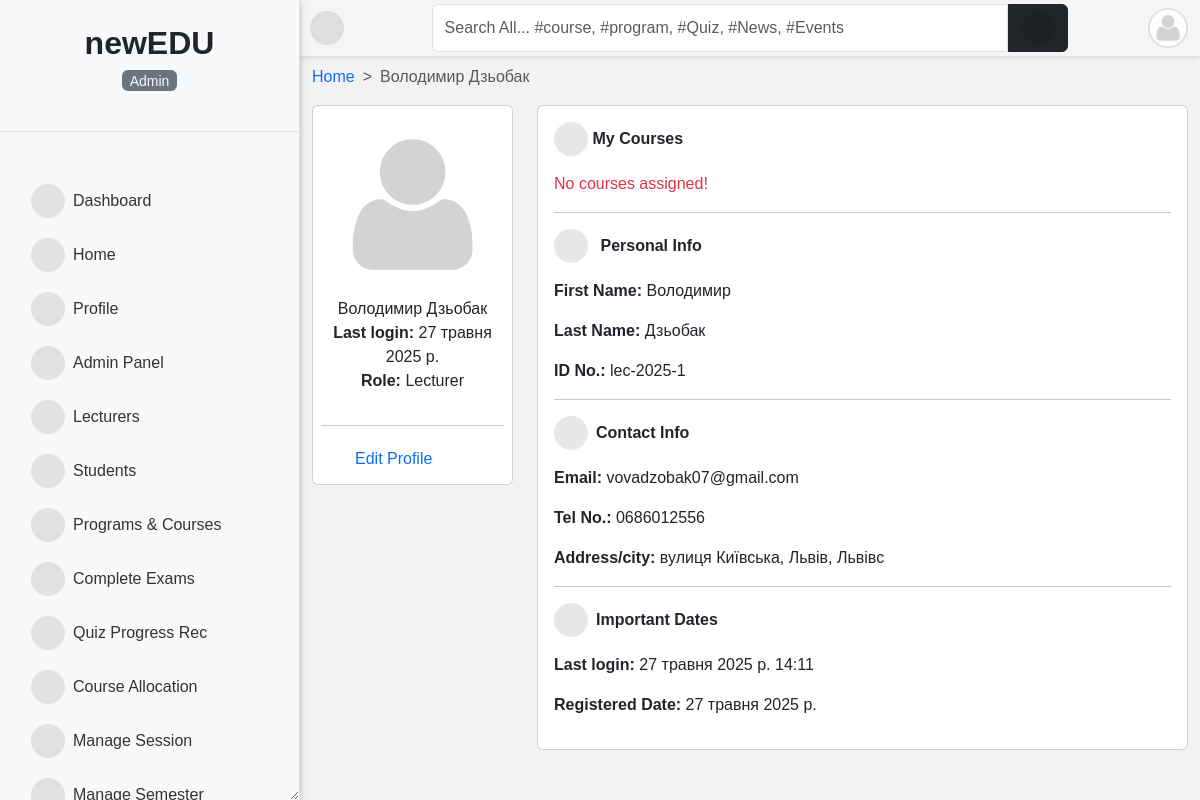
Screenshot of /uk/accounts/profile/37/detail/ (signed in) with the database file from the repository.
### accounts/models.py (models this page shows, shortened)
class User(AbstractUser):
    is_student = models.BooleanField(default=False)
    is_lecturer = models.BooleanField(default=False)
    is_parent = models.BooleanField(default=False)
    is_dep_head = models.BooleanField(default=False)
    gender = models.CharField(max_length=1, choices=GENDERS, blank=True, null=True)
    phone = models.CharField(max_length=60, blank=True, null=True)
    address = models.CharField(max_length=60, blank=True, null=True)
    picture = models.ImageField(
        upload_to="profile_pictures/%y/%m/%d/", default="default.png", null=True
    )
    email = models.EmailField(blank=True, null=True)
    username_validator = ASCIIUsernameValidator()
    objects = CustomUserManager()
    class Meta:
        ordering = ("-date_joined",)
    @property
    def get_full_name(self):
        full_name = self.username
        if self.first_name and self.last_name:
            full_name = self.first_name + " " + self.last_name
        return full_name
    @property
    def get_user_role(self):
        if self.is_superuser:
            role = _("Admin")
        elif self.is_student:
            role = _("Student")
        elif self.is_lecturer:
            role = _("Lecturer")
        elif self.is_parent:
            role = _("Parent")
        return role

### accounts/decorators.py (the view)
    def wrapper(request, *args, **kwargs):
        if test_func(request.user):
            return function(request, *args, **kwargs) if function else None
        return redirect(redirect_to)

### templates/accounts/profile_single.html (shortened to what this page needs)
{% extends 'base.html' %}
{% load i18n %}
{% load static %}
{% block content %}
{% if user.is_authenticated %}
<nav style="--bs-breadcrumb-divider: '>';" aria-label="breadcrumb">
    <ol class="breadcrumb">
      <li class="breadcrumb-item"><a href="/">{% trans 'Home' %}</a></li>
      <li class="breadcrumb-item active" aria-current="page">{{ user.get_full_name }}</li>
    </ol>
</nav>
<div class="row">
    <div class="col-md-3 mx-auto">
        <div class="card  p-2">
            <div class="text-center">
                <img src="{{ user.picture.url }}" class="w-100">
                <ul class="px-2 list-unstyled">
                    <li>{{ user.get_full_name|title }}</li>
                    <li><strong>{% trans 'Last login' %}: </strong>{{ user.last_login|date }}</li>
                    <li><strong>{% trans 'Role' %}: </strong>
                        {{ user.get_user_role }}
                    </li>
                </ul>
            </div>
            <hr>
            {% if request.user.is_superuser %}
            <div class="d-flex flex-column">
                {% if user.is_lecturer %}
                <a href="{% url 'staff_edit' pk=user.id %}">
                    <i class="fas fa-user-edit unstyled"></i><span class="mobile-hide">{% trans 'Edit Profile' %}</span>
                </a>
                {% endif %}
            </div>
            {% endif %}
        </div>
    </div>
    <div class="col-md-9 mx-auto">
        <div class="card">
            <div class="card-body">
                {% if user.is_lecturer %}
                <p class="fw-bold"><i class="fas fa-book-open"></i> {% trans 'My Courses' %}</p>
                {% if courses %}
                <ul>
                    {% for course in courses %}
                    <li><a href="{{ course.get_absolute_url }}" class="text-primary">{{ course }}</a></li>
                    {% endfor %}
                </ul>
                {% else %}
                <div class="text-danger">{% trans 'No courses assigned!' %}</div>
                {% endif %}
                <hr>
                {% endif %}
                <p class="fw-bold"><i class="me-2 fas fa-user"></i> {% trans 'Personal Info' %}</p>
                <div class="dashboard-description">
                    <p><strong>{% trans 'First Name' %}:</strong> {{ user.first_name|title }}</p>
                    <p><strong>{% trans 'Last Name' %}:</strong> {{ user.last_name|title }}</p>
                    <p><strong>{% trans 'ID No.' %}:</strong> {{ user.username }}</p>
                </div>
                <hr>
                <p class="fw-bold"><i class="me-2 fas fa-phone-square-alt"></i>{% trans 'Contact Info' %}</p>
                <div class="dashboard-description">
                    <p><strong>{% trans 'Email' %}:</strong> {{ user.email }}</p>
                    <p><strong>{% trans 'Tel No.' %}:</strong> {{ user.phone }}</p>
                    <p><strong>{% trans 'Address/city' %}:</strong> {{ user.address }}</p>
                </div>
                <hr>
                <p class="fw-bold"><i class="me-2 fa fa-calendar-day"></i>{% trans 'Important Dates' %}</p>
                <div class="dashboard-description">
                    <p><strong>{% trans 'Last login' %}:</strong> {{ user.last_login }}</p>
                    <p><strong>{% trans 'Registered Date' %}:</strong> {{ user.date_joined|date }}</p>
                </div>
            </div>
        </div>
    </div>
</div>
{% endif %}
{% endblock content %}

### templates/sidebar.html (shortened to what this page needs)
{% load static %}
{% load i18n %}
<div id="side-nav" class="d-flex flex-column bg-light vh-100 border-end">
    <div class="main-menu flex-grow-1">
        <div class="text-center py-4 border-bottom">
            <a href="/" class="text-decoration-none">
                <span class="h2 fw-bold text-dark">newEDU</span>
            <p class="mt-2 small text-muted">
                <mark class="bg-secondary text-light rounded px-2">
                    {{ request.user.get_user_role }}
                </mark>
            </p>
        </div>
        {% url 'home' as hom %} {% url 'dashboard' as dash %} {% url 'profile' as prof %}
        {% url 'lecturer_list' as lec %} {% url 'student_list' as stu %}
        {% url 'course_allocation_view' as cav %} {% url 'programs' as pro %}
        {% url 'session_list' as sess %} {% url 'semester_list' as sem %}
        {% url 'add_score' as ascore %} {% url 'grade_results' as vr %}
        {% url 'ass_results' as ar %} {% url 'course_registration' as cr %}
        {% url 'edit_profile' as ep %} {% url 'change_password' as cp %}
        {% url 'quiz_progress' as qpr %} {% url 'quiz_marking' as qce %}
        {% url 'user_course_list' as ucl %} {% url 'admin_panel' as admin_p %}
        <ul class="nav flex-column px-3 pt-3">
            {% if request.user.is_superuser %}
            <li class="nav-item">
                <a class="nav-link {% if request.path == dash %}active fw-bold{% endif %}" href="{{ dash }}">
                    <i class="fas fa-tachometer-alt me-2"></i>{% trans 'Dashboard' %}
                </a>
            </li>
            {% endif %}
            <li class="nav-item">
                <a class="nav-link {% if request.path == hom %}active fw-bold{% endif %}" href="{{ hom }}">
                    <i class="fas fa-home me-2"></i>{% trans 'Home' %}
                </a>
            </li>
            <li class="nav-item">
                <a class="nav-link {% if request.path == prof %}active fw-bold{% endif %}" href="{{ prof }}">
                    <i class="fas fa-user me-2"></i>{% trans 'Profile' %}
                </a>
            </li>
            {% if request.user.is_superuser %}
            <li class="nav-item">
                <a class="nav-link {% if request.path == admin_p %}active fw-bold{% endif %}" href="{{ admin_p }}">
                    <i class="fas fa-user-tie me-2"></i>{% trans 'Admin Panel' %}
                </a>
            </li>
            <li class="nav-item">
                <a class="nav-link {% if request.path == lec %}active fw-bold{% endif %}" href="{{ lec }}">
                    <i class="fas fa-chalkboard-teacher me-2"></i>{% trans 'Lecturers' %}
                </a>
            </li>
            <li class="nav-item">
                <a class="nav-link {% if request.path == stu %}active fw-bold{% endif %}" href="{{ stu }}">
                    <i class="fas fa-user-graduate me-2"></i>{% trans 'Students' %}
                </a>
            </li>
            {% endif %}
            {% if request.user.is_superuser or request.user.is_lecturer %}
            <li class="nav-item">
                <a class="nav-link {% if request.path == pro %}active fw-bold{% endif %}" href="{{ pro }}">
                    <i class="fas fa-book-open me-2"></i>{% trans 'Programs & Courses' %}
                </a>
            </li>
            <li class="nav-item">
                <a class="nav-link {% if request.path == qce %}active fw-bold{% endif %}" href="{{ qce }}">
                    <i class="fas fa-check-double me-2"></i>{% trans 'Complete Exams' %}
                </a>
            </li>
            {% endif %}
            {% if request.user.is_superuser %}
            <li class="nav-item">
                <a class="nav-link {% if request.path == qpr %}active fw-bold{% endif %}" href="{{ qpr }}">
                    <i class="fas fa-record-vinyl me-2"></i>{% trans 'Quiz Progress Rec' %}
                </a>
            </li>
            <li class="nav-item">
                <a class="nav-link {% if request.path == cav %}active fw-bold{% endif %}" href="{{ cav }}">
                    <i class="fas fa-tasks me-2"></i>{% trans 'Course Allocation' %}
                </a>
            </li>
            <li class="nav-item">
                <a class="nav-link {% if request.path == sess %}active fw-bold{% endif %}" href="{{ sess }}">
                    <i class="fas fa-calendar-week me-2"></i>{% trans 'Manage Session' %}
                </a>
            </li>
            <li class="nav-item">
                <a class="nav-link {% if request.path == sem %}active fw-bold{% endif %}" href="{{ sem }}">
                    <i class="fas fa-calendar-alt me-2"></i>{% trans 'Manage Semester' %}
                </a>
            </li>
            {% endif %}
        </ul>
    </div>
</div>

### templates/navbar.html (shortened to what this page needs)
{% load i18n%}
<div id="top-navbar" class="py-1">
	<div class="container">
		<div class="nav-wrapper">
			<div class="toggle-btn" onclick="toggleSidebar()">
				<i class="fas fa-bars"></i>
			</div>
			<form class="form-header" action="{% url 'query' %}" method="GET">
				<input id="primary-search" class="form-control rounded-end-0" type="text" name="q" value="{{ request.GET.q }}"
					placeholder="{% trans 'Search All... #course, #program, #Quiz, #News, #Events' %}" required />
				<button class="btn btn-dark rounded-start-0" type="submit">
					<i class="fas fa-search"></i>
				</button>
			</form>
			<div class="dropdown">
				<div class="avatar border border-2" type="button" data-bs-toggle="dropdown" aria-expanded="false">
					<img src="{{ request.user.picture.url }}">
				</div>
			</div>
		</div>
	</div>
</div>

### templates/sidebar.html (style rules this page uses)
#side-nav .nav-link { color: #333; padding: 10px 15px; border-radius: 0; transition: background-color 0.2s; }

### rows the page displays
User: user.get_user_role "Admin", user.picture (placeholder picture)
User: get_full_name "Володимир Дзьобак", picture (placeholder picture), last_login "27 травня 2025 р.", get_user_role "Lecturer", first_name "Володимир", last_name "Дзьобак", username "lec-2025-1", email "vovadzobak07@gmail.com", phone "0686012556", address "вулиця Київська, Львів, Львівс", last_login "27 травня 2025 р. 14:11", date_joined "27 травня 2025 р."
